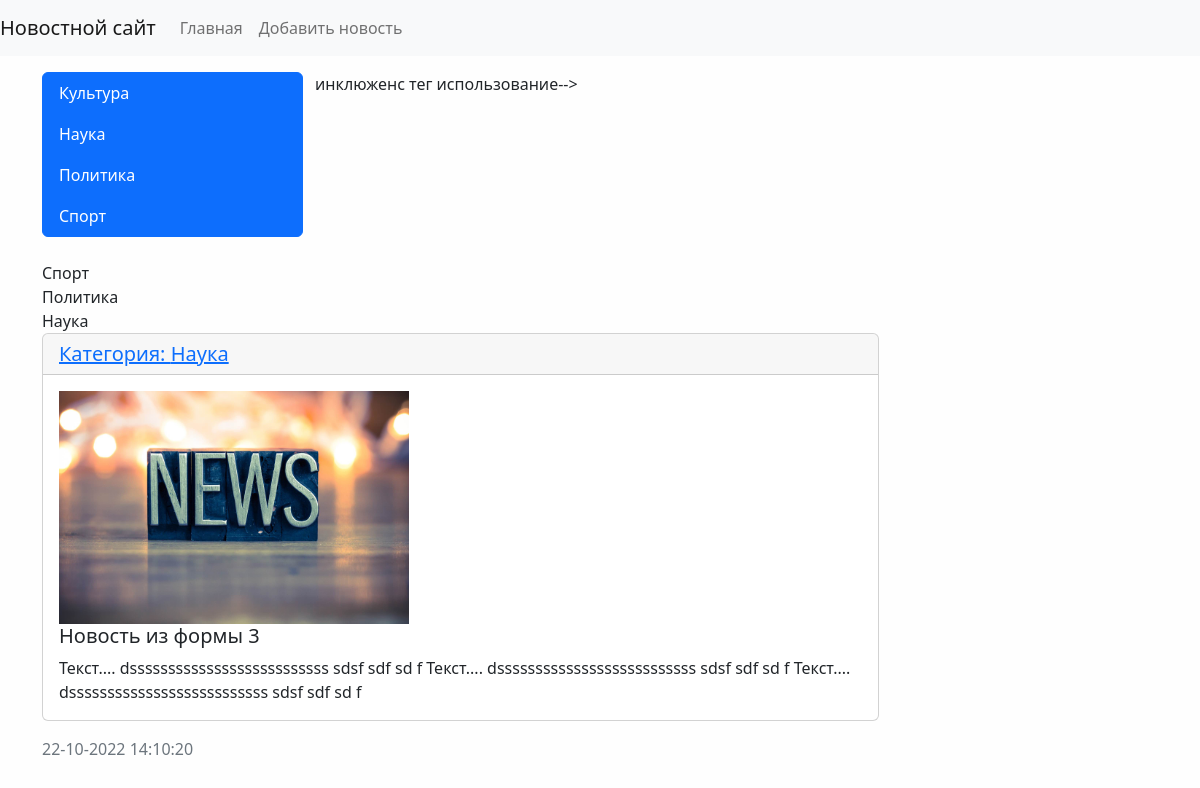
The app's page /news/10/, older data.
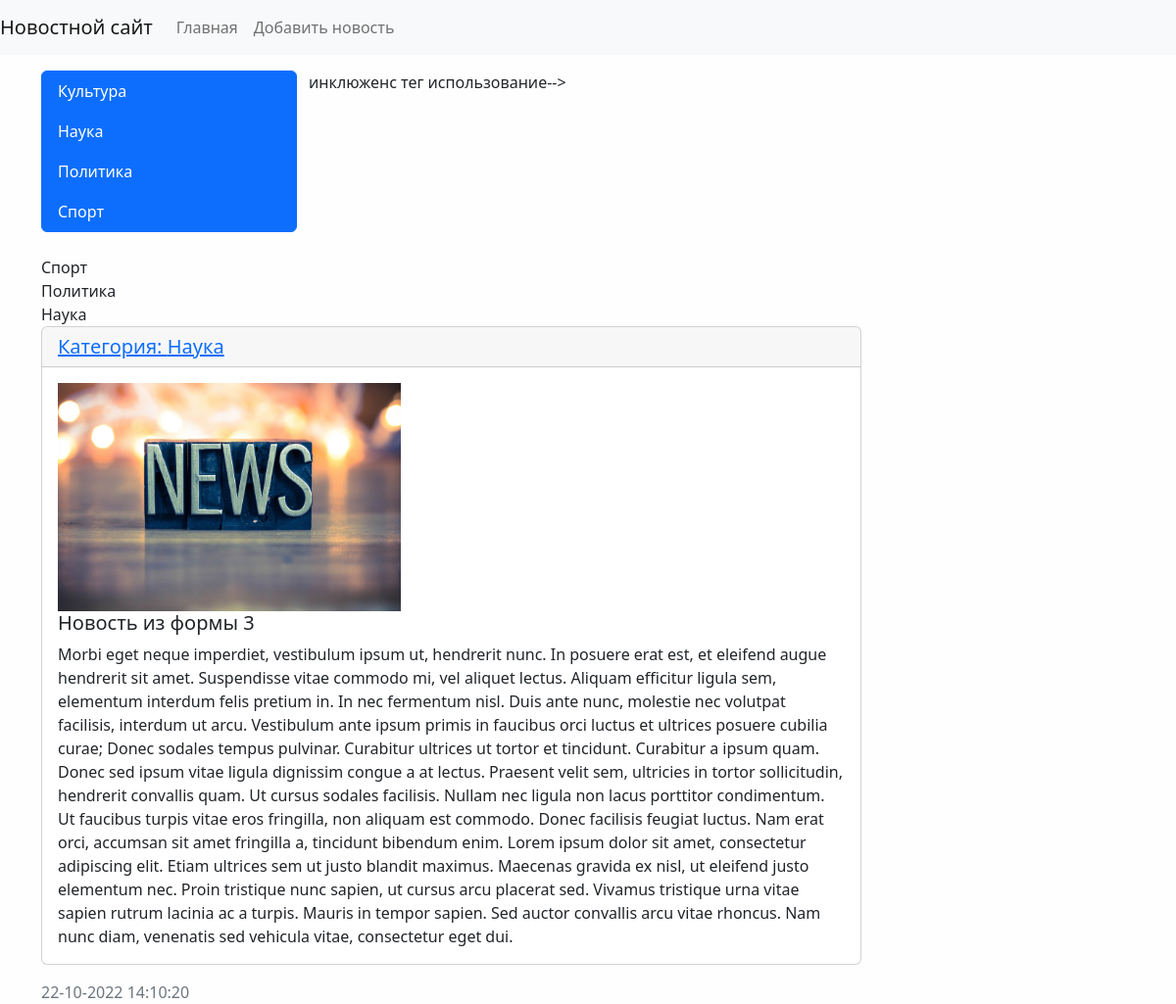
The same page, newer data.
### news/models.py (models this page shows, shortened)
class News(models.Model):
    title = models.CharField(max_length=150, verbose_name = 'Наименование')
    content = models.TextField(blank=True, verbose_name = 'Контент')
    created_at = models.DateTimeField(auto_now_add=True, verbose_name = 'Дата публикации')
    updated_at = models.DateTimeField(auto_now=True, verbose_name = 'Обновлено')
    photo = models.ImageField(upload_to='photos/%Y/%m/%d/', verbose_name = 'Фото', blank=True)
    is_published = models.BooleanField(default=True, verbose_name = 'Опубликовано')
    category = models.ForeignKey('Category', on_delete=models.PROTECT, verbose_name='Категория') #связь с таблицей категориями линковка
    views = models.IntegerField(default=0)
    class Meta:
        verbose_name = 'Новость'
        verbose_name_plural = 'Новости'
        ordering = ['-created_at'] #сортировка

class Category(models.Model):
    title = models.CharField(max_length=150, db_index=True, verbose_name='Наименование категории')
    def get_absolute_url(self):
        return reverse('category', kwargs={'category_id': self.pk})
    class Meta:
        verbose_name = 'Категория'
        verbose_name_plural = 'Категории'
        ordering = ['title'] #сортировка

### news/views.py (the view)
# urls.py: path('news/<int:pk>/', ViewNews.as_view(), name='view_news'),
class ViewNews(DetailView):
    model = News
    context_object_name = 'news_item'

### news/templatetags/news_tags.py (called while the page is built)
@register.simple_tag(name='get_list_categories')
def get_categories():
    return Category.objects.all()

@register.inclusion_tag('news/list_categories.html')
def show_categories():  #можно передать агрументы этой функции
    categories = Category.objects.annotate(cnt=Count('news')).filter(cnt__gt=0)
    return {'categories': categories}

### news/templates/news/news_detail.html (shortened to what this page needs)
{% extends 'base.html' %}
{% block sidebar %}
{% include 'inc/_sidebar.html' %}
{% endblock %}
        {% block content %}
            <div class="card mb-3">
                <h5 class="card-header"> <a href="{{ news_item.category.get_absolute_url }}">Категория: {{ news_item.category.title }}</a></h5>
                <div class="card-body">
                        {% if item.photo%}
                        <img src="{{ news_item.photo.url }}" alt="" width="350" height="233" class="float-left mr-3">
                        {% else %}
                        <img src="../../../media/photos/2022/10/16/icon19.jpg" alt="" width="350">
                        {% endif %}
                          <h5 class="card-title">{{ news_item.title }}</h5>
                          <p class="card-text">{{ news_item.content }}</p>
                    </div>
                </div>
                <div class="card-footer text-muted">
                    {{ news_item.created_at|date:"d-m-Y H:i:s" }}
                </div>
            </div>
{% endblock %}

Row changes from the older to the newer data that the page shows:
changed News "Новость из формы 3": content "Текст.... dssssssssssssssssssssssssss sdsf sdf sd f Текст.... dssssssssssssssssssssssssss sdsf sdf sd f Текст.... dssssssssssssssssssssssssss sdsf sdf sd f" → "Morbi eget neque imperdiet, vestibulum ipsum ut, hendrerit nunc. In posuere erat est, et eleifend augue hendrerit sit amet. Suspendisse vitae commodo mi, vel aliquet lectus. Aliquam efficitur ligula sem, elementum interdum felis pretium in. In nec fermentum nisl. Duis ante nunc, molestie nec volutpat facilisis, interdum ut arcu. Vestibulum ante ipsum primis in faucibus orci luctus et ultrices posuere cubilia curae; Donec sodales tempus pulvinar. Curabitur ultrices ut tortor et tincidunt. Curabitur a ipsum quam. Donec sed ipsum vitae ligula dignissim congue a at lectus. Praesent velit sem, ultricies in tortor sollicitudin, hendrerit convallis quam. Ut cursus sodales facilisis. Nullam nec…"
